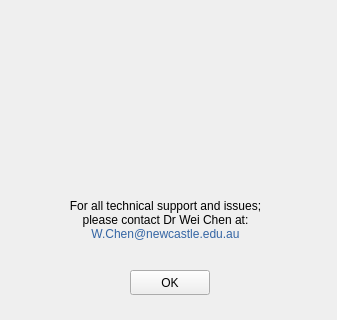
<?xml version="1.0" encoding="UTF-8"?>
<ui version="4.0">
 <class>support_page</class>
 <widget class="QMainWindow" name="support_page">
  <property name="geometry">
   <rect>
    <x>0</x>
    <y>0</y>
    <width>337</width>
    <height>320</height>
   </rect>
  </property>
  <widget class="QWidget" name="centralwidget">
   <widget class="QPushButton" name="btn_ok">
    <property name="geometry">
     <rect>
      <x>130</x>
      <y>270</y>
      <width>80</width>
      <height>25</height>
     </rect>
    </property>
    <property name="text">
     <string>OK</string>
    </property>
   </widget>
   <widget class="QLabel" name="label">
    <property name="geometry">
     <rect>
      <x>30</x>
      <y>20</y>
      <width>121</width>
      <height>141</height>
     </rect>
    </property>
    <property name="text">
     <string/>
    </property>
    <property name="pixmap">
     <pixmap>CBSPT4.png</pixmap>
    </property>
    <property name="scaledContents">
     <bool>true</bool>
    </property>
   </widget>
   <widget class="QLabel" name="label_2">
    <property name="geometry">
     <rect>
      <x>180</x>
      <y>20</y>
      <width>121</width>
      <height>141</height>
     </rect>
    </property>
    <property name="text">
     <string/>
    </property>
    <property name="pixmap">
     <pixmap>UON_ALT_MONO-v10.png</pixmap>
    </property>
    <property name="scaledContents">
     <bool>true</bool>
    </property>
   </widget>
   <widget class="QLabel" name="label_3">
    <property name="geometry">
     <rect>
      <x>30</x>
      <y>190</y>
      <width>271</width>
      <height>61</height>
     </rect>
    </property>
    <property name="text">
     <string>&lt;html&gt;&lt;head/&gt;&lt;body&gt;&lt;p align=&quot;center&quot;&gt;For all technical support and issues;&lt;br/&gt;please contact Dr Wei Chen at:&lt;br/&gt;&lt;span style=&quot; color:#3465a4;&quot;&gt;W.Chen@newcastle.edu.au&lt;/span&gt;&lt;/p&gt;&lt;/body&gt;&lt;/html&gt;</string>
    </property>
   </widget>
  </widget>
 </widget>
 <resources/>
 <connections/>
</ui>
